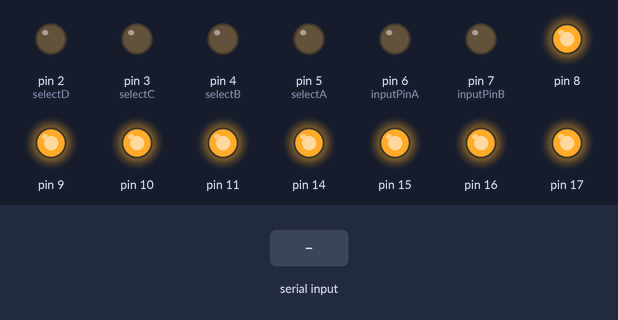
Recording of a sketch running on a simulated Arduino Uno, built with avr-gcc and run on an emulated ATmega328P. On the bench: output pins drawn as LEDs (lit = HIGH). Inputs (shaded band) come from the test bench.

Above: at 1.2 s.
1.3 s: byte 33 (33) received over Serial
At 2.5 s:
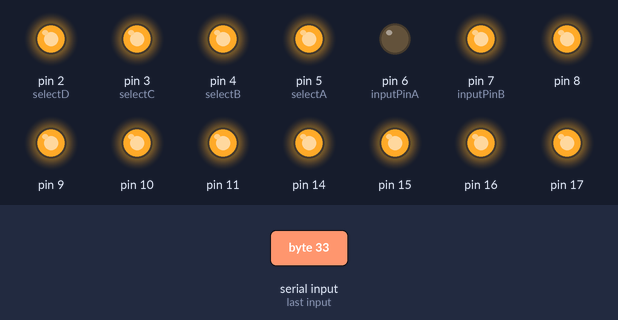
4.3 s: byte 33 (33) received over Serial
At 11.6 s:
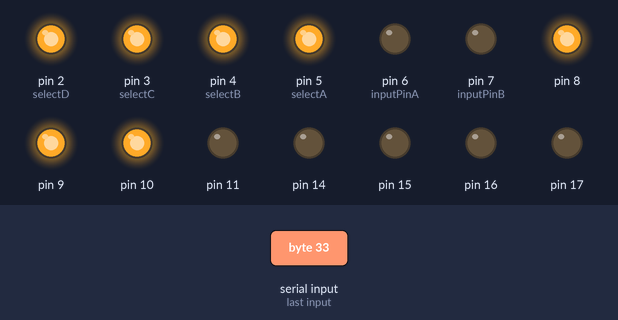
At 19.1 s:
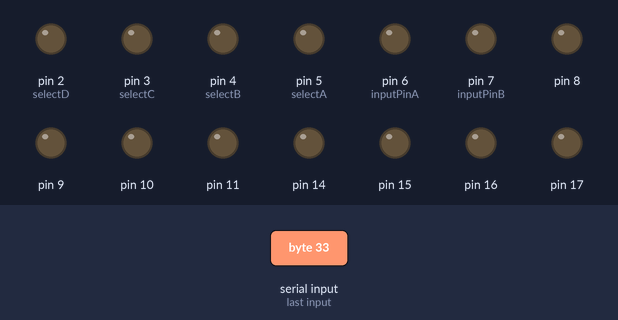
Timing chart, 0 to 20.6 s (numbered marks = the images above; inputs shaded):
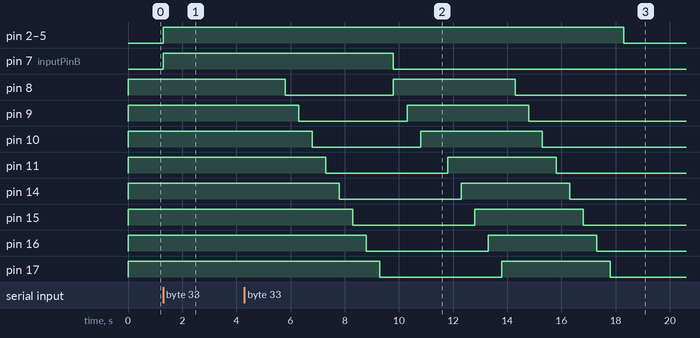

Measured:
- after the input at 1.3 s, pin 2 (selectD), pin 3 (selectC), pin 4 (selectB), pin 5 (selectA), pin 7 (inputPinB): LOW → HIGH at once
- after the input at 4.3 s, pin 2 (selectD), pin 3 (selectC), pin 4 (selectB), pin 5 (selectA): HIGH → LOW after 14.0 s instead of 5.5 s; pin 7 (inputPinB): HIGH → LOW after 5.5 s

The sketch:

interrupt_display_diagnostics.ino
```cpp
/*
 * This code has a one second timer using
 * the bool variable flag to indicate one
 * second has elapsed, and will continue
 * to do so.
 *
 * It uses PORTB and PORTC for the display.
 * Four bits to the lower nibble of PORTB and
 * four bits to the lower nibble of PORTC
 * Select pins are 2, 3, 4, 5
 *
 */
// Can't be used with buttons
//#define timerClock    6
#define selectA       5
#define selectB       4
#define selectC       3
#define selectD       2

#define inputPinA     6
#define inputPinB     7

#define INC_MODE      0
#define DEC_MODE      1
#define DIA_MODE      2
#define INT_MODE      3
int MODE = 2;

//Aqeel's varialbles

int state = 0;
int push1 = 14;
int push2 = 15;
int push3 = 16;


/*            A
 *          F   B
 *            G
 *          E   C
 *            D
 *                Dp
 *
 *
 *
 *
 *         8  7654321
 *      0b(Dp)GFEDCBA
 *
 *      MUST MAKE BIT ZERO
 *      TO TURN ON LED.
 */

// Setting constant for one second
// Doing math on this number can give
// you any timer delay you want
//
// The timer delay is calculated using
// the speed of the microcontroller
// and the programmed prescaler.
// To get more precision or ability
// for longer delays, modify formula:
// 3036 = 65536 - (16MHz/256/1Hz)
// http://ww1.microchip.com/downloads/en/DeviceDoc/Atmel-7810-Automotive-Microcontrollers-ATmega328P_Datasheet.pdf
const uint8_t tcnt_one_second = 3036;


                          //   D
                          //   pGFEDCBA
const char characters[16]= { 0b11000000, //0
                             0b11111001, //1
                             0b10100100, //2
                             0b10110000, //3
                             0b10011001, //4
                             0b10010010, //5
                             0b10000010, //6
                             0b11111000, //7
                             0b10000000, //8
                             0b10011000, //9
                             0b10001000, //A
                             0b10000011, //B
                             0b11000110, //C
                             0b10100001, //D
                             0b10000110, //E
                             0b10001110  //F
                           };

const char displays[] = { selectA,
                          selectB,
                          selectC,
                          selectD };

const char inputButtons[] = { inputPinA, inputPinB };

const int Timer_one_second = 3036;
int tick_rate;
int delay_ms;
bool flag;
int radixCeiling;
int ones;
bool onesDecimal;
int tens;
int hundreds;
int thousands;
int incrementDir;
bool counting;


void loop() {
  if(MODE == INC_MODE)
  {
    updatePortValues(characters[ones]);
    pulseSelectLine(selectD);

    if((tens != 0) || (hundreds > 0 || thousands > 0))
    {
      updatePortValues(characters[tens]);
      pulseSelectLine(selectC);
    }

    if((hundreds > 0) || thousands > 0)
    {
      updatePortValues(characters[hundreds]);
      pulseSelectLine(selectB);
    }

    if(thousands > 0)
    {
      updatePortValues(characters[thousands]);
      pulseSelectLine(selectA);
    }


    if(flag)
    {
      // toggle pin for scope to see
      // the timer's clock
      PORTD ^= 0b01000000;


      flag = false;


      if(ones == radixCeiling)
      {
        ones = 0;
        tens++;
      }
      else
      {
        ones++;
      }
      if(tens == radixCeiling)
      {
        tens = 0;
        hundreds++;
      }
      if(hundreds == radixCeiling)
      {
        hundreds = 0;
        thousands++;
      }
      if(thousands == radixCeiling)
      {
        thousands = 0;
      }
    }
  }
  else if(MODE == DEC_MODE)
  {

  }
  else if(MODE == DIA_MODE)
  {
    if(Serial.available())
    {
      char command = Serial.read();
      if(command == 33)
      {

        PORTD ^= 0b10000000;
       sequenceOn();
      }
    }

  }
  else if(MODE == INT_MODE)
  {

    if(Serial.available())
    {
      char command = Serial.read();
      if(command == 33)
      {
       digitalWrite(7, !digitalRead(7));
      }
    }
  }
}

void button1()
{

}


void incrementDisplay(int *ones, int *tens, int *hundreds, int *thousands)
{
  if(ones == radixCeiling)
    {
      ones = 0;
      tens++;
    }
    else
    {
      ones++;
    }
    if(tens == radixCeiling)
    {
      tens = 0;
      hundreds++;
    }
    if(hundreds == radixCeiling)
    {
      hundreds = 0;
      thousands++;
    }
    if(thousands == radixCeiling)
    {
      thousands = 0;
    }
}


// ALL THE CODE BELOW HERE IS SETUP
//
// PLEASE DON'T CHANGE ANYTHING
//
// Just read the comments

// Setup look to call all the initialization methods
void setup() {
  Serial.begin(9600);
  while(!Serial){}

  pinMode(7, OUTPUT);
  digitalWrite(7, LOW);

  tick_rate = Timer_one_second;

  radixCeiling = 15;
  delay_ms = 3;
  flag = false;
  ones = 0;
  onesDecimal = true;
  tens = 0;
  hundreds = 0;
  thousands = 0;
  incrementDir = 1;
  counting = true;

  //pinMode(timerClock, OUTPUT);
  //digitalWrite(timerClock, LOW);

  initPorts();
  initSelectPins();
  initButtons();
  initButtonInterrupts();

  // Last due to it enables global interrupts at the end
  initTimer();
}


// Turn the pin 'select' HIGH for the
// delay_ms length of time, then
// turns 'select' back to LOW
//
void pulseSelectLine(int select)
{
  digitalWrite(select, HIGH);
  delay(delay_ms);
  digitalWrite(select, LOW);
}

// We give it eight bits, and this
// method reads the lower half into
// PORTB, and the upper in to PORTC
void updatePortValues(char character)
{
  PORTB = character & 0b00001111; // lower
  PORTC = (character >> 4); // uppper
}


ISR(TIMER1_OVF_vect)        // interrupt service routine that wraps a user defined function supplied by attachInterrupt
{
  TCNT1 = tick_rate;            // preload timer
  flag = true;
}
void initTimer()
{
  // http://ww1.microchip.com/downloads/en/DeviceDoc/Atmel-7810-Automotive-Microcontrollers-ATmega328P_Datasheet.pdf
  char cSREG;
  cSREG = SREG; /* store SREG value */
  cli();                    // disable all interrupts
  SREG = cSREG; /* restore SREG value (I-bit) */

  TCCR1A = 0;               // Zero out the timer control
  TCCR1B = 0;               // registers

  TCNT1 = tick_rate;             // preload timer 65536-16MHz/256/1Hz
  TCCR1B |= (1 << CS12);    // 256 prescaler
  TIMSK1 |= (1 << TOIE1);   // enable timer overflow interrupt
  sei();                    // enable all interrupts

}
void initPorts()
{
  DDRB = 255;
  DDRC = 255;

  PORTB = 255;
  PORTC = 255;

}
void initSelectPins()
{
  pinMode(selectD, OUTPUT);
  pinMode(selectC, OUTPUT);
  pinMode(selectB, OUTPUT);
  pinMode(selectA, OUTPUT);
  selectPinsOff();
}
void selectPinsOff()
{
  digitalWrite(selectD, LOW);
  digitalWrite(selectC, LOW);
  digitalWrite(selectB, LOW);
  digitalWrite(selectA, LOW);
}
void selectPinsOn()
{
  digitalWrite(selectD, HIGH);
  digitalWrite(selectC, HIGH);
  digitalWrite(selectB, HIGH);
  digitalWrite(selectA, HIGH);
}
void initButtons()
{
  pinMode(inputButtons[0], OUTPUT);
  digitalWrite(inputButtons[0], LOW);
  pinMode(inputButtons[1], OUTPUT);
  digitalWrite(inputButtons[1], LOW);
}
void initButtonInterrupts()
{
  attachInterrupt(digitalPinToInterrupt(2), button1, RISING);
}
void setNumber(int o, int te, int h, int th)
{
  ones = o;
  tens = te;
  hundreds = h;
  thousands = th;
  flag = true;
}


//Aqeel's code

void portSequence()
  {
    int delaytime = 500;
    digitalWrite(8, HIGH);
    delay(delaytime);
    digitalWrite(9, HIGH);
    delay(delaytime);
    digitalWrite(10, HIGH);
    delay(delaytime);
    delay(delaytime);
    digitalWrite(11, HIGH);
    delay(delaytime);
    digitalWrite(14, HIGH);
    delay(delaytime);
    digitalWrite(15, HIGH);
    delay(delaytime);
    digitalWrite(16, HIGH);
    delay(delaytime);
    digitalWrite(17, HIGH);
    delay(delaytime);

    digitalWrite(8, LOW);
    delay(delaytime);
    digitalWrite(9, LOW);
    delay(delaytime);
    digitalWrite(10, LOW);
    delay(delaytime);
    digitalWrite(11, LOW);
    delay(delaytime);
    digitalWrite(14, LOW);
    delay(delaytime);
    digitalWrite(15, LOW);
    delay(delaytime);
    digitalWrite(16, LOW);
    delay(delaytime);
    digitalWrite(17, LOW);
    delay(delaytime);
  }

void sequenceOn()
{
  selectPinsOn();
  portSequence();
  selectPinsOff();
}
```
